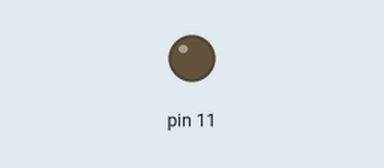
A sketch run on a simulated Arduino Uno, built with avr-gcc and run on an emulated ATmega328P. On the bench: output pins drawn as LEDs (lit = HIGH).

Above: at 0.05 s.
At 9.45 s:
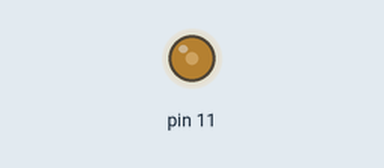
At 19.95 s:
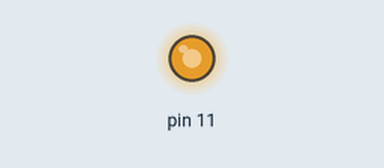
At 39.85 s:
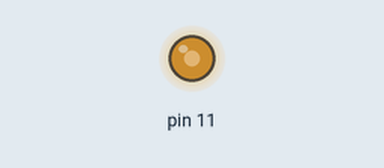
Timing chart, 0 to 40.0 s (numbered marks = the images above):
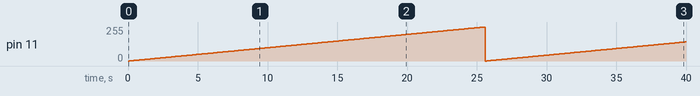

The sketch:

PWM_bright_control.ino
```cpp
void setup() {
  pinMode(11, OUTPUT);

}

void loop() {
 // digitalWrite(11,HIGH); //digital은 0과 1로만 구성
  for(int i=0; i<2556; i++) {
    analogWrite(11,i); //i가 받아들일 수 있는 매개변수는 0-255까지임
    delay(100);
  }
      }
```

Measured:
- by itself, pin 11: 0/255 → 1/255 at 0.10 s, → 2/255 0.10 s later, → 3/255 0.10 s later, → 4/255 0.10 s later, … (399 changes in this stretch)
